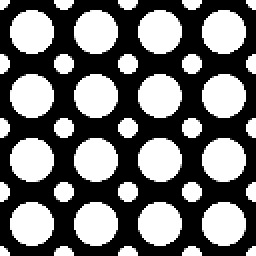
#> input picture HW2/hw2_files/polka.png, 128 x 128 px (shown 2 times larger)
$ python blob_detection.py
#> lines starting #> are read from the running program, lines starting #| are printed output that depends on the picture
### HW2/hw2_files/common.py
import numpy as np
from matplotlib import pyplot as plt
import os
from PIL import Image

def read_img(path, greyscale=True):
    try:
        # 尝试打开图像
        img = Image.open(path)
    except FileNotFoundError:
        # 如果文件不存在，打印警告并跳过
        print(f"Warning: File not found - {path}")
        return None
    if greyscale:
        img = img.convert('L')
    else:
        img = img.convert('RGB')
    return np.array(img)

# [9 lines left out: functions save_img, display_img, not called in this run]

### HW2/hw2_files/filters.py
import numpy as np
import os
from common import *
import cv2


## Image Patches ##
# [28 lines left out: function image_patches, not called in this run]


## Gaussian Filter ##
def convolve(image, kernel):
    # Return the convolution result: image * kernel.
    # Reminder to implement convolution and not cross-correlation!
    # Input- image: H x W
    #        kernel: h x w
    # Output- convolve: H x W
    H, W = image.shape
    h, w = kernel.shape
    # Flip the kernel for convolution (not cross-correlation)
    flipped_kernel = np.flipud(np.fliplr(kernel))  # Flip both vertically and horizontally
    # Calculate padding for 'same' output size
    pad_h = (h - 1) // 2
    pad_w = (w - 1) // 2
    # Pad the image
    padded_image = np.pad(image,
                          ((pad_h, pad_h), (pad_w, pad_w)),
                          mode = 'constant',
                          constant_values = 0
                          )
    output = np.zeros_like(image)
    # Convolution operation
    for i in range(H):
        for j in range(W):
            # Extract the region of interest
            roi = padded_image[i:i + h, j:j + w]
            # Element-wise multiplication and sum
            output[i, j] = np.sum(roi * flipped_kernel)

    return output


# [245 lines left out: functions gaussian_kernel, gaussian_filter, edge_detection, sobel_operator, steerable_filter, main, not called in this run]
    ########################


# [2 lines that do not run on import are left out]

### HW2/hw2_files/blob_detection.py
from common import *
import matplotlib.pyplot as plt
import numpy as np


def gaussian_filter(image, sigma):
    # Given an image, apply a Gaussian filter with the input kernel size
    # and standard deviation
    # Input-    image: image of size HxW
    #           sigma: scalar standard deviation of Gaussian Kernel
    # Output-   Gaussian filtered image of size HxW
    H, W = image.shape
    # -- good heuristic way of setting kernel size
    kernel_size = int(2 * np.ceil(2*sigma) + 1)

    # make sure that kernel size isn't too big and is odd
    kernel_size = min(kernel_size, min(H,W)//2)
    if kernel_size % 2 == 0: kernel_size = kernel_size + 1

    #TODO implement gaussian filtering with size kernel_size x kernel_size
    # feel free to use your implemented convolution function or a convolution function from a library
    ax = np.arange(-kernel_size // 2 + 1., kernel_size // 2 + 1.)
    xx, yy = np.meshgrid(ax, ax)
    kernel = np.exp(-(xx ** 2 + yy ** 2) / (2. * sigma ** 2))

    kernel /= np.sum(kernel)

    from filters import convolve
    filtered_image = convolve(image, kernel)

    from scipy.ndimage import gaussian_filter as scipy_gaussian_filter
    filtered_image = scipy_gaussian_filter(image, sigma=sigma)
    return filtered_image

def scale_space(image, min_sigma, k=np.sqrt(2), S=8):
    # Calcualtes a DoG scale space of the image
    # Input-    image: image of size HxW
    #           min_sigma: smallest sigma in scale space
    #           k: scalar multiplier for scale space
    #           S: number of scales considers
    # Output-   Scale Space of size HxWx(S-1)
    H, W = image.shape
    scale_space = np.zeros((H, W, S - 1))
    for s in range(S):
        sigma = min_sigma * (k ** s)
        gauss = gaussian_filter(image, sigma)
        if s > 0:
            DoG = gauss - prev_gauss
            scale_space[:, :, s - 1] = DoG
        prev_gauss = gauss
    return scale_space


##### You shouldn't need to edit the following 3 functions
def find_maxima(scale_space, k_xy=5, k_s=1):
    # Extract the peak x,y locations from scale space
    # Input-    scale_space: Scale space of size HxWxS
    #           k: neighborhood in x and y
    #           ks: neighborhood in scale
    # Output-   list of (x,y) tuples; x<W and y<H
    if len(scale_space.shape) == 2:
        scale_space = scale_space[:, :, None]

    H,W,S = scale_space.shape
    maxima = []
    for i in range(H):
        for j in range(W):
            for s in range(S):
                # extracts a local neighborhood of max size (2k_xy+1, 2k_xy+1, 2k_s+1)
                neighbors = scale_space[max(0, i-k_xy):min(i+k_xy,H),
                                        max(0, j-k_xy):min(j+k_xy,W),
                                        max(0, s-k_s) :min(s+k_s,S)]
                mid_pixel = scale_space[i,j,s]
                num_neighbors = np.prod(neighbors.shape) - 1
                # if mid_pixel is larger than all the neighbors; append maxima
                if np.sum(mid_pixel > neighbors) == num_neighbors:
                    maxima.append( (i,j,s) )
    return maxima

def visualize_scale_space(scale_space, min_sigma, k, file_path=None):
    # Visualizes the scale space
    # Input-    scale_space: scale space of size HxWxS
    #           min_sigma: the minimum sigma used
    #           k: the sigma multiplier
    if len(scale_space.shape) == 2:
        scale_space = scale_space[:, :, None]
    H, W, S = scale_space.shape

    # number of subplots
    p_h = int(np.floor(np.sqrt(S)))
    p_w = int(np.ceil(S/p_h))
    for i in range(S):
        plt.subplot(p_h, p_w, i+1)
        plt.axis('off')
        plt.title('{:.1f}:{:.1f}'.format(min_sigma * k**i, min_sigma * k**(i+1)))
        plt.imshow(scale_space[:, :, i])

    # plot or save to fig
    if file_path:
        plt.savefig(file_path)
    else:
        plt.show()

def visualize_maxima(image, maxima, min_sigma, k, file_path=None):
    # Visualizes the maxima on a given image
    # Input-    image: image of size HxW
    #           maxima: list of (x,y) tuples; x<W, y<H
    #           file_path: path to save image. if None, display to screen
    # Output-   None
    H, W = image.shape
    fig,ax = plt.subplots(1)
    ax.imshow(image)
    for maximum in maxima:
        y,x,s= maximum
        assert x < W and y < H and x >= 0 and y >= 0
        radius = np.sqrt(2 * min_sigma * (k ** s))
        circ = plt.Circle((x, y), radius, color='r', fill=False)
        ax.add_patch(circ)

    if file_path:
        plt.savefig(file_path)
    else:
        plt.show()


def main():
    image = read_img('polka.png')
#> in read_img, img is the input picture: PIL image 128x128 L; min 0, max 255, mean 114.6

    ### -- Detecting Polka Dots -- ##
    print("Detect small polka dots")
    # -- Detect Small Circles
    r_small = 5

    sigma_small_1  = r_small / np.sqrt(2)
    sigma_small_2  = sigma_small_1 * 1.5    # 调整比例

    gauss_small_1  = gaussian_filter(image, sigma_small_1 )
    gauss_small_2  = gaussian_filter(image, sigma_small_2 )
#> after the loop in convolve (call 2), `for i in range(H):`:
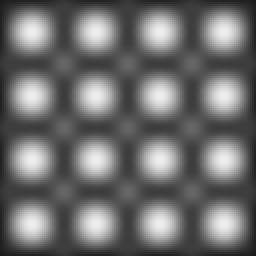
#> output: shape (128, 128) (shown 2 times larger); min 27, max 239, mean 109.9

    # calculate difference of gaussians
    DoG_small = gauss_small_2  - gauss_small_1
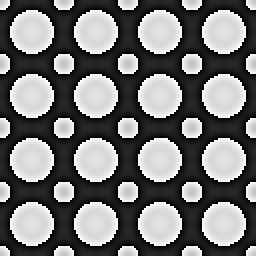
#> DoG_small: shape (128, 128) (shown 2 times larger); min 0, max 255, mean 116.2

    # visualize maxima
    maxima = find_maxima(DoG_small, k_xy=5, k_s=1)
#> after the loop in find_maxima, `for i in range(H):`: maxima = 46 items, first 6: (0, 52, 0), (0, 84, 0), (4, 61, 0), (9, 39, 0), (9, 56, 0), (11, 0, 0)
    visualize_scale_space(DoG_small, sigma_small_1 , sigma_small_2 / sigma_small_1 ,'polka_small_DoG.png')
#> in visualize_scale_space, `H, W, S = scale_space.shape`: H = 128; S = 1
    visualize_maxima(image, maxima, sigma_small_1 , sigma_small_2 / sigma_small_1 , 'polka_small.png')
#> in visualize_maxima, `H, W = image.shape`: H = 128
#> the loop in visualize_maxima, `for maximum in maxima:` made 46 passes
#> (maximum, y, x) on passes 1 to 12: ((0, 52, 0), 0, 52), ((0, 84, 0), 0, 84), ((4, 61, 0), 4, 61), ((9, 39, 0), 9, 39), ((9, 56, 0), 9, 56), ((11, 0, 0), 11, 0), ((20, 0, 0), 20, 0), ((21, 25, 0), 21, 25), ((21, 102, 0), 21, 102), ((22, 88, 0), 22, 88), ((32, 20, 0), 32, 20), ((32, 107, 0), 32, 107)
#> in visualize_maxima, `plt.savefig(file_path)`:
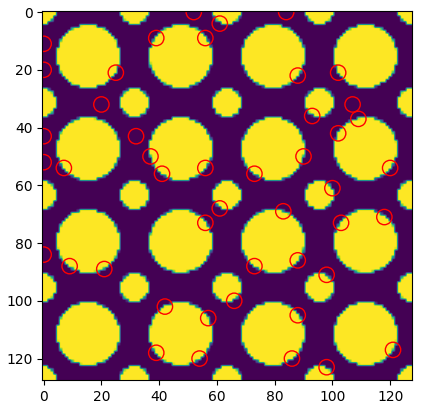
#> figure drawn by matplotlib, 1 panel

    # -- Detect Large Circles
    print("Detect large polka dots")
    r_large = 11

    sigma_large_1  = r_large / np.sqrt(2)
    sigma_large_2  = sigma_large_1  * 1.5
    gauss_large_1  = gaussian_filter(image, sigma_large_1 )
#> call 3 of gaussian_filter, with sigma = 7.78
#> in gaussian_filter (call 3), `kernel_size = min(kernel_size, min(H,W)//2)`: kernel_size = 33
#> in gaussian_filter (call 3), `filtered_image = scipy_gaussian_filter(image, sigma=sigma)`:
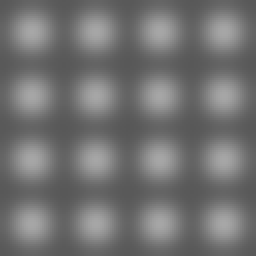
#> filtered_image: shape (128, 128) (shown 2 times larger); min 87, max 167, mean 113.6
    gauss_large_2  = gaussian_filter(image, sigma_large_2 )
#> in convolve (call 4), `h, w = kernel.shape`: h = 49
#> in convolve (call 4), `pad_h = (h - 1) // 2`: pad_h = 24
#> after the loop in convolve (call 4), `for i in range(H):`:
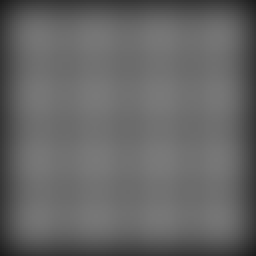
#> output: shape (128, 128) (shown 2 times larger); min 29, max 121, mean 101.5

    # calculate difference of gaussians
    DoG_large = gauss_large_2  - gauss_large_1
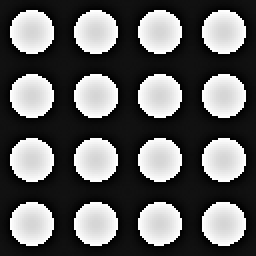
#> DoG_large: shape (128, 128) (shown 2 times larger); min 0, max 255, mean 95.9

    # visualize maxima
    # Value of k_xy is a sugguestion; feel free to change it as you wish.
    maxima = find_maxima(DoG_large, k_xy=10)
#> maxima = []
    visualize_scale_space(DoG_large, sigma_large_1 , sigma_large_2 /sigma_large_1 , 'polka_large_DoG.png')
#> call 2 of visualize_scale_space, with min_sigma = 7.78, k = 1.5, file_path = 'polka_large_DoG.png'
#> in visualize_scale_space (call 2), `plt.savefig(file_path)`:
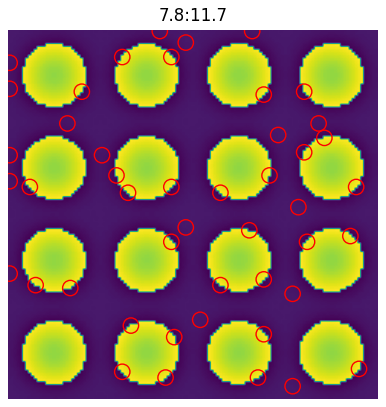
#> figure drawn by matplotlib, 1 panel
    visualize_maxima(image, maxima, sigma_large_1 , sigma_large_2 /sigma_large_1 , 'polka_large.png')


    # [56 lines of commented-out code are left out]

if __name__ == '__main__':
    main()

$ run again, with HW2/hw2_files/cells/004cell.png copied over HW2/hw2_files/polka.png
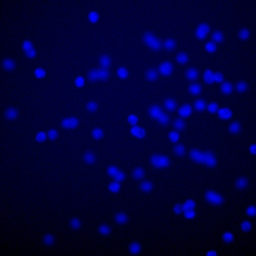
#> input picture HW2/hw2_files/cells/004cell.png, 256 x 256 px
#> in read_img, img is the input picture: PIL image 256x256 RGB; mean R, G, B 0.4, 0.5, 58.8
#> img: PIL image 256x256 L
#> padded_image: shape (278, 278)
#> after the loop in find_maxima, `for i in range(H):`: maxima = [(88, 48, 0), (131, 18, 0), (178, 170, 0)]
#> in visualize_scale_space, `H, W, S = scale_space.shape`: H = 256; S = 1
#> in visualize_maxima, `H, W = image.shape`: H = 256
#> the loop in visualize_maxima, `for maximum in maxima:` made 3 passes
#> (maximum, y, x) on passes 1 to 3: ((88, 48, 0), 88, 48), ((131, 18, 0), 131, 18), ((178, 170, 0), 178, 170)
#> flipped_kernel: shape (33, 33) float64
#> padded_image: shape (288, 288)
#> flipped_kernel: shape (49, 49) float64
#> padded_image: shape (304, 304)
#> in main, `DoG_large = gauss_large_2  - gauss_large_1`:
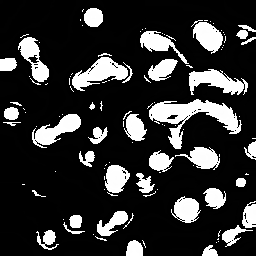
#> DoG_large: shape (256, 256); min 0, max 255, mean 49.9
#> in main, `maxima = find_maxima(DoG_large, k_xy=10)`: maxima = [(171, 55, 0), (241, 255, 0)]
#> in visualize_scale_space (call 2), `plt.savefig(file_path)`:
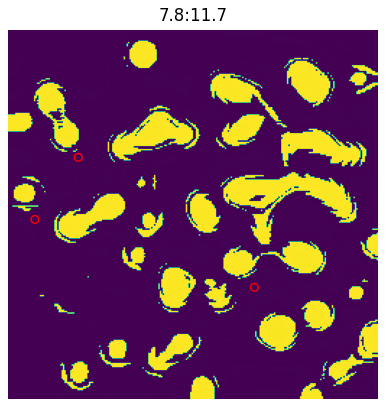
#> figure drawn by matplotlib, 1 panel
#> the loop in visualize_maxima (call 2), `for maximum in maxima:` made 2 passes
#> (y, x, s, radius) on passes 1 to 2: (171, 55, 0, 3.94), (241, 255, 0, 3.94)
